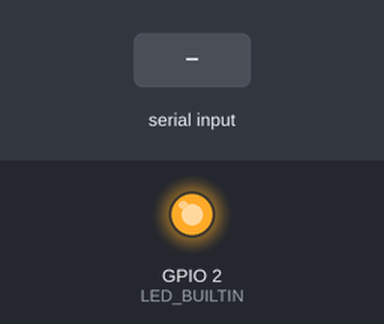
This sketch was run on a simulated ESP8266 (NodeMCU). Parts: output pins drawn as LEDs (lit = HIGH, except the on-board LED, lit = LOW). The inputs (shaded band) are chosen by the test bench. WiFi joins after 1.5 s; servers stay silent unless stated; uploads are accepted with an empty reply.

Above: at 2.7 s.
2.8 s: "1\n" received over Serial
At 3.3 s:
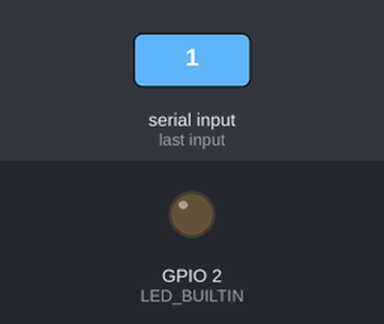
Timing chart, 0 to 5.8 s (numbered marks = the images above; inputs shaded):
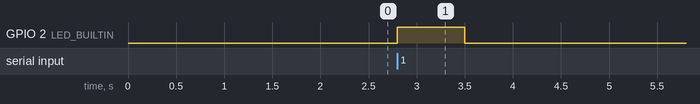

Measured:
- after the input at 2.8 s, GPIO 2 (LED_BUILTIN): LOW → HIGH at once, → LOW 0.70 s later

The sketch:

Get_Post.ino
```cpp
#include <Arduino.h>
#include <ESP8266WiFi.h>
#include <ESP8266WiFiMulti.h>
#include <ESP8266HTTPClient.h>
#include <WiFiClientSecureBearSSL.h>
#include "certs.h"

#ifndef STASSID
#define STASSID "Mihail"
#define STAPSK "Misho123!"
#endif

ESP8266WiFiMulti WiFiMulti;
bool isGET;
bool isPOST;

void httpGET(HTTPClient& https, BearSSL::WiFiClientSecure* client, String path);
void httpsPOST(HTTPClient& https, BearSSL::WiFiClientSecure* client, String path);


void setup() {
  Serial.begin(115200);

  Serial.println();
  Serial.println();
  Serial.println();

  WiFi.mode(WIFI_STA);
  WiFiMulti.addAP(STASSID, STAPSK);
  while (WiFiMulti.run() != WL_CONNECTED) {
    Serial.print(".");
    delay(500);
  }
  pinMode(LED_BUILTIN, OUTPUT);

  isPOST = true;
  isGET = false;

  //Serial.println("setup() done connecting to ssid '" STASSID "'");
}

void loop() {
  digitalWrite(LED_BUILTIN, LOW);  //Turn the light on -> Indicates ready mode
  String input;

  if (Serial.available()) {
    digitalWrite(LED_BUILTIN, HIGH);  //Turn the light off -> Indicates scanned item
    input = Serial.readStringUntil('\n');
    //Serial.print("Read input is: ");
    //Serial.println(input);

    // wait for WiFi connection
    if ((WiFiMulti.run() == WL_CONNECTED)) {
      std::unique_ptr<BearSSL::WiFiClientSecure> client(new BearSSL::WiFiClientSecure);

      client->setFingerprint(fingerprint_sni_cloudflaressl_com);
      // Or, if you happy to ignore the SSL certificate, then use the following line instead:
      client->setInsecure();

      HTTPClient https;

      //Serial.print("[HTTPS] begin...\n");

      if (isPOST) {
        String path = "/items?cartId=a9c3a&itemId=" + input;
        httpsPOST(https, client.get(), path);
        digitalWrite(LED_BUILTIN, LOW);
        digitalWrite(LED_BUILTIN, HIGH);  // Turn the ligh On/Off -> Indicates a request
      } else if (isGET) {
        httpsGET(https, client.get(), "/items?cartId=a9c3a");
        digitalWrite(LED_BUILTIN, LOW);
        digitalWrite(LED_BUILTIN, HIGH);  // Turn the ligh On/Off -> Indicates a request
      }
    }

    delay(500); //Wait for a half second before switching back to ready mode
  }
}

void httpsGET(HTTPClient& https, BearSSL::WiFiClientSecure* client, String path) {
  if (https.begin(*client, jigsaw_host, jigsaw_port, path)) {  // HTTPS

    //Serial.print("[HTTPS] GET...\n");
    // start connection and send HTTP header
    int httpCode = https.GET();


    /**
    // httpCode will be negative on error
    if (httpCode > 0) {
      // HTTP header has been send and Server response header has been handled
      Serial.printf("[HTTPS] GET... code: %d\n", httpCode);

      // file found at server
      if (httpCode == HTTP_CODE_OK || httpCode == HTTP_CODE_MOVED_PERMANENTLY) {
        String payload = https.getString();
        Serial.println(payload);
      }
    } else {
      Serial.printf("[HTTPS] GET... failed, error: %s\n", https.errorToString(httpCode).c_str());
    }
    **/


    https.end();
  } else {
    Serial.printf("[HTTPS] Unable to connect\n");
  }
}

void httpsPOST(HTTPClient& https, BearSSL::WiFiClientSecure* client, String path) {
  if (https.begin(*client, jigsaw_host, jigsaw_port, path)) {  // HTTPS

    //Serial.print("[HTTPS] POST...\n");
    // start connection and send HTTP header
    int httpCode = https.POST("");


    /**
    // httpCode will be negative on error
    if (httpCode > 0) {
      // HTTP header has been sent and the server response header has been handled
      Serial.printf("[HTTPS] POST... code: %d\n", httpCode);

      // file found at the server
      if (httpCode == HTTP_CODE_OK || httpCode == HTTP_CODE_MOVED_PERMANENTLY) {
        String payload = https.getString();
        Serial.println(payload);
      }
    } else {
      Serial.printf("[HTTPS] POST... failed, error: %s\n", https.errorToString(httpCode).c_str());
    }
    **/


    https.end();
  } else {
    Serial.printf("[HTTPS] Unable to connect\n");
  }
}
```

certs.h
```cpp
// this file is autogenerated - any modification will be overwritten
// unused symbols will not be linked in the final binary
// generated on 2023-03-20 23:02:42
// by ['../../../../tools/cert.py', '-s', 'jigsaw.w3.org', '-n', 'jigsaw']

#pragma once

////////////////////////////////////////////////////////////
// certificate chain for jigsaw.w3.org:443
//https://smart-cart-service.onrender.com/items?cartId=a9c3a


const char* jigsaw_host = "smart-cart-service.onrender.com";
const uint16_t jigsaw_port = 443;

// CN: sni.cloudflaressl.com => name: sni_cloudflaressl_com
// not valid before: 2023-02-14 00:00:00
// not valid after:  2024-02-14 23:59:59
const char fingerprint_sni_cloudflaressl_com [] PROGMEM = "70:7c:82:07:f3:58:18:87:25:42:31:83:45:86:bd:17:86:71:4e:1f";
const char pubkey_sni_cloudflaressl_com [] PROGMEM = R"PUBKEY(
-----BEGIN PUBLIC KEY-----
MFkwEwYHKoZIzj0CAQYIKoZIzj0DAQcDQgAE/NU/7vfdymScyhfx81ieO8XiwGqq
TU4tjeWzSosWSpmQwnGmRqiU2h2wyT9uYxRme6uQ0yLedf4nz9ks+4OxtA==
-----END PUBLIC KEY-----
)PUBKEY";

// http://cacerts.digicert.com/CloudflareIncECCCA-3.crt
// CN: Cloudflare Inc ECC CA-3 => name: Cloudflare_Inc_ECC_CA_3
// not valid before: 2020-01-27 12:48:08
// not valid after:  2024-12-31 23:59:59
const char cert_Cloudflare_Inc_ECC_CA_3 [] PROGMEM = R"CERT(
-----BEGIN CERTIFICATE-----
MIIDzTCCArWgAwIBAgIQCjeHZF5ftIwiTv0b7RQMPDANBgkqhkiG9w0BAQsFADBa
MQswCQYDVQQGEwJJRTESMBAGA1UEChMJQmFsdGltb3JlMRMwEQYDVQQLEwpDeWJl
clRydXN0MSIwIAYDVQQDExlCYWx0aW1vcmUgQ3liZXJUcnVzdCBSb290MB4XDTIw
MDEyNzEyNDgwOFoXDTI0MTIzMTIzNTk1OVowSjELMAkGA1UEBhMCVVMxGTAXBgNV
BAoTEENsb3VkZmxhcmUsIEluYy4xIDAeBgNVBAMTF0Nsb3VkZmxhcmUgSW5jIEVD
QyBDQS0zMFkwEwYHKoZIzj0CAQYIKoZIzj0DAQcDQgAEua1NZpkUC0bsH4HRKlAe
nQMVLzQSfS2WuIg4m4Vfj7+7Te9hRsTJc9QkT+DuHM5ss1FxL2ruTAUJd9NyYqSb
16OCAWgwggFkMB0GA1UdDgQWBBSlzjfq67B1DpRniLRF+tkkEIeWHzAfBgNVHSME
GDAWgBTlnVkwgkdYzKz6CFQ2hns6tQRN8DAOBgNVHQ8BAf8EBAMCAYYwHQYDVR0l
BBYwFAYIKwYBBQUHAwEGCCsGAQUFBwMCMBIGA1UdEwEB/wQIMAYBAf8CAQAwNAYI
KwYBBQUHAQEEKDAmMCQGCCsGAQUFBzABhhhodHRwOi8vb2NzcC5kaWdpY2VydC5j
b20wOgYDVR0fBDMwMTAvoC2gK4YpaHR0cDovL2NybDMuZGlnaWNlcnQuY29tL09t
bmlyb290MjAyNS5jcmwwbQYDVR0gBGYwZDA3BglghkgBhv1sAQEwKjAoBggrBgEF
BQcCARYcaHR0cHM6Ly93d3cuZGlnaWNlcnQuY29tL0NQUzALBglghkgBhv1sAQIw
CAYGZ4EMAQIBMAgGBmeBDAECAjAIBgZngQwBAgMwDQYJKoZIhvcNAQELBQADggEB
AAUkHd0bsCrrmNaF4zlNXmtXnYJX/OvoMaJXkGUFvhZEOFp3ArnPEELG4ZKk40Un
+ABHLGioVplTVI+tnkDB0A+21w0LOEhsUCxJkAZbZB2LzEgwLt4I4ptJIsCSDBFe
lpKU1fwg3FZs5ZKTv3ocwDfjhUkV+ivhdDkYD7fa86JXWGBPzI6UAPxGezQxPk1H
goE6y/SJXQ7vTQ1unBuCJN0yJV0ReFEQPaA1IwQvZW+cwdFD19Ae8zFnWSfda9J1
CZMRJCQUzym+5iPDuI9yP+kHyCREU3qzuWFloUwOxkgAyXVjBYdwRVKD05WdRerw
6DEdfgkfCv4+3ao8XnTSrLE=
-----END CERTIFICATE-----
)CERT";

// end of certificate chain for jigsaw.w3.org:443
////////////////////////////////////////////////////////////
```
